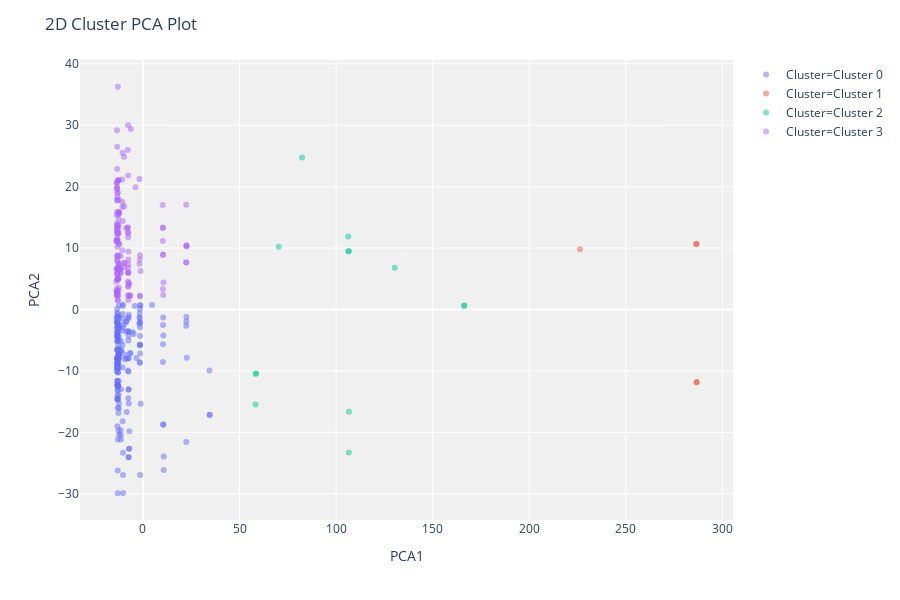

Notebook code cell kept with this figure:
### Code cell
plot_model(kmeans)

### Figure 1 — Plotly figure (JSON) as saved in the notebook; plotly's stock layout.template omitted (floating-point values rounded to 4 significant figures; data arrays with more than 128 entries replaced by an {"elided": "..."} marker saying what was removed)
{"data": [{"customdata": {"elided": "189x1 int values"}, "hoverlabel": {"namelength": 0}, "hovertemplate": "Cluster=Cluster 0<br>PCA1=%{x}<br>PCA2=%{y}<br>Feature=%{customdata[0]}", "legendgroup": "Cluster=Cluster 0", "marker": {"color": "#636efa", "opacity": 0.5, "symbol": "circle"}, "mode": "markers", "name": "Cluster=Cluster 0", "showlegend": true, "textposition": "top center", "type": "scatter", "x": {"elided": "189 float values"}, "xaxis": "x", "y": {"elided": "189 float values"}, "yaxis": "y"}, {"customdata": [[0], [0], [0], [0], [0]], "hoverlabel": {"namelength": 0}, "hovertemplate": "Cluster=Cluster 1<br>PCA1=%{x}<br>PCA2=%{y}<br>Feature=%{customdata[0]}", "legendgroup": "Cluster=Cluster 1", "marker": {"color": "#EF553B", "opacity": 0.5, "symbol": "circle"}, "mode": "markers", "name": "Cluster=Cluster 1", "showlegend": true, "textposition": "top center", "type": "scatter", "x": [286.5, 286.7, 226.3, 286.7, 286.5], "xaxis": "x", "y": [10.66, -11.84, 9.806, -11.83, 10.67], "yaxis": "y"}, {"customdata": [[0], [0], [0], [0], [0], [0], [0], [0], [0], [0], [1], [0], [0]], "hoverlabel": {"namelength": 0}, "hovertemplate": "Cluster=Cluster 2<br>PCA1=%{x}<br>PCA2=%{y}<br>Feature=%{customdata[0]}", "legendgroup": "Cluster=Cluster 2", "marker": {"color": "#00cc96", "opacity": 0.5, "symbol": "circle"}, "mode": "markers", "name": "Cluster=Cluster 2", "showlegend": true, "textposition": "top center", "type": "scatter", "x": [106.6, 106.6, 166.4, 130.4, 58.46, 82.38, 58.28, 106.5, 70.31, 106.3, 106.5, 166.4, 58.46], "xaxis": "x", "y": [-16.62, -23.27, 0.6617, 6.806, -10.44, 24.76, -15.44, 9.487, 10.22, 11.87, 9.486, 0.6415, -10.42], "yaxis": "y"}, {"customdata": {"elided": "148x1 int values"}, "hoverlabel": {"namelength": 0}, "hovertemplate": "Cluster=Cluster 3<br>PCA1=%{x}<br>PCA2=%{y}<br>Feature=%{customdata[0]}", "legendgroup": "Cluster=Cluster 3", "marker": {"color": "#ab63fa", "opacity": 0.5, "symbol": "circle"}, "mode": "markers", "name": "Cluster=Cluster 3", "showlegend": true, "textposition": "top center", "type": "scatter", "x": {"elided": "148 float values"}, "xaxis": "x", "y": {"elided": "148 float values"}, "yaxis": "y"}], "layout": {"height": 600, "legend": {"tracegroupgap": 0}, "margin": {"t": 60}, "plot_bgcolor": "rgb(240,240,240)", "title": {"text": "2D Cluster PCA Plot"}, "xaxis": {"anchor": "y", "domain": [0, 1], "title": {"text": "PCA1"}}, "yaxis": {"anchor": "x", "domain": [0, 1], "title": {"text": "PCA2"}}}}
